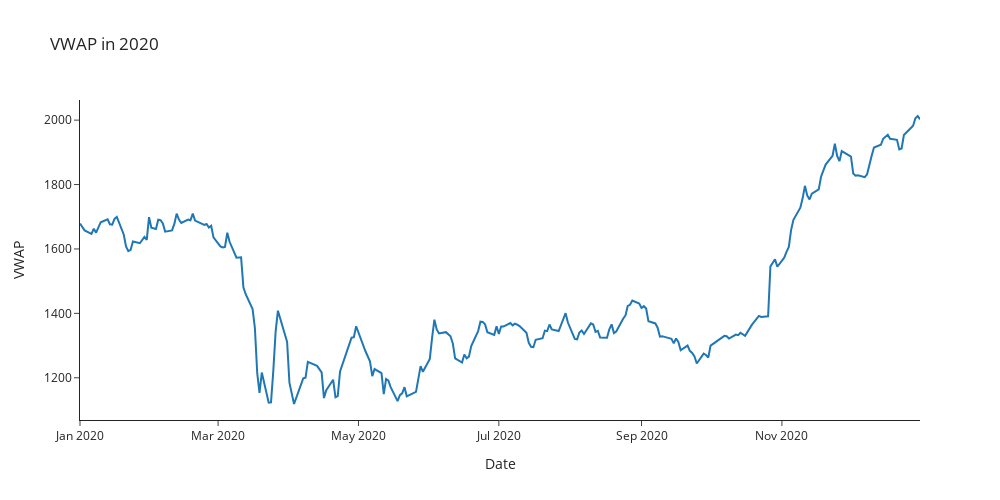

Notebook code cell kept with this figure:
### Markdown cell above
## VMAP in 2020

### Code cell
fig = go.Figure([go.Scatter(x=df.loc['2020', 'VWAP'].index, y=df.loc['2020', 'VWAP'])])
fig.update_layout(
    autosize = False,
    width = 1000,
    height=500,
    title='VWAP in 2020',
    template="simple_white"
)
fig.update_xaxes(title="Date")
fig.update_yaxes(title='VWAP')
fig.show()

### Figure 1 — Plotly figure (JSON) as saved in the notebook; plotly's stock layout.template omitted (floating-point values rounded to 4 significant figures; data arrays with more than 128 entries replaced by an {"elided": "..."} marker saying what was removed)
{"data": [{"type": "scatter", "x": {"elided": "252 str values"}, "y": {"elided": "252 float values"}}], "layout": {"autosize": false, "height": 500, "title": {"text": "VWAP in 2020"}, "width": 1000, "xaxis": {"title": {"text": "Date"}}, "yaxis": {"title": {"text": "VWAP"}}}}
